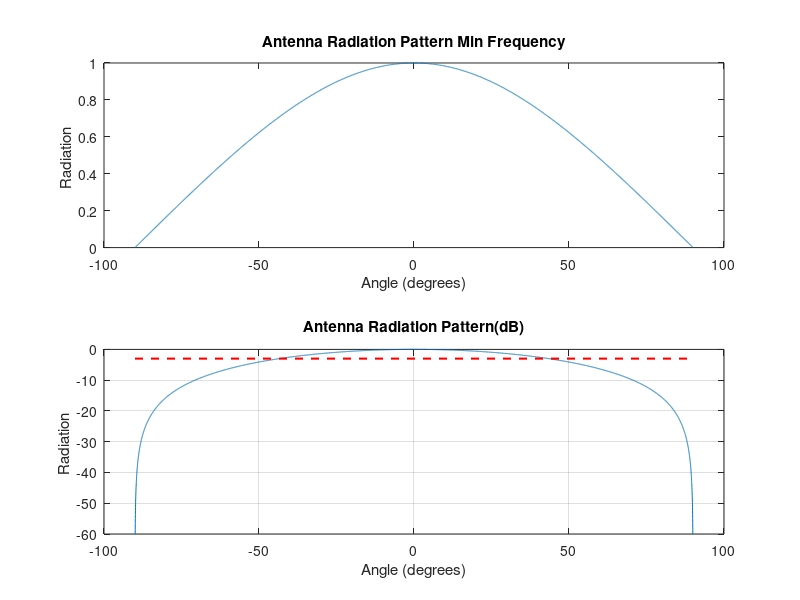
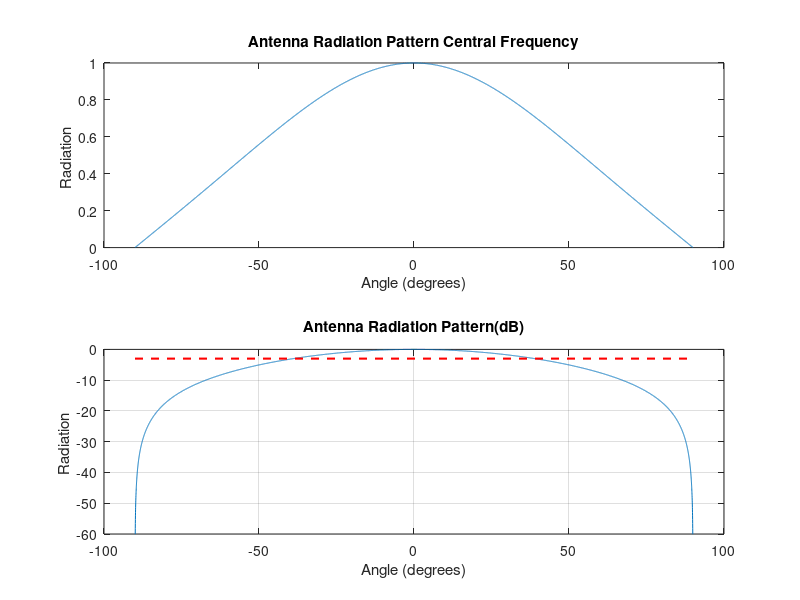
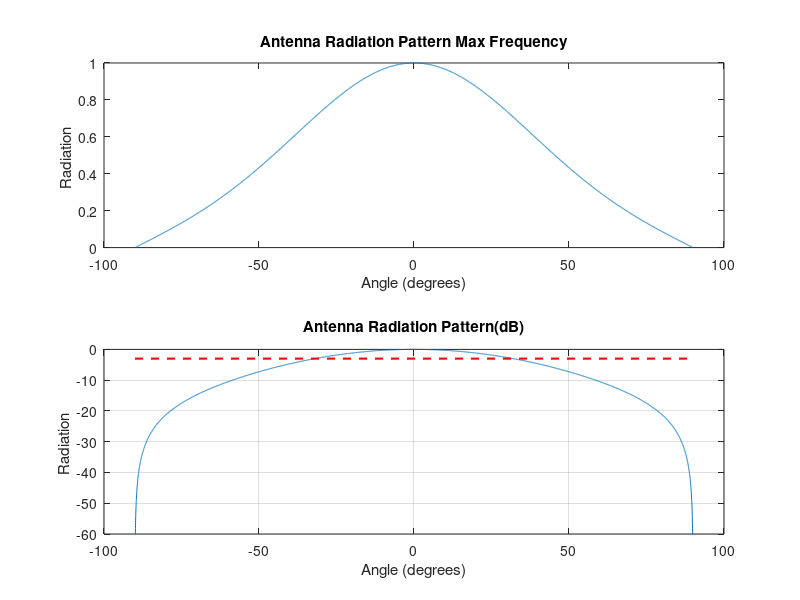
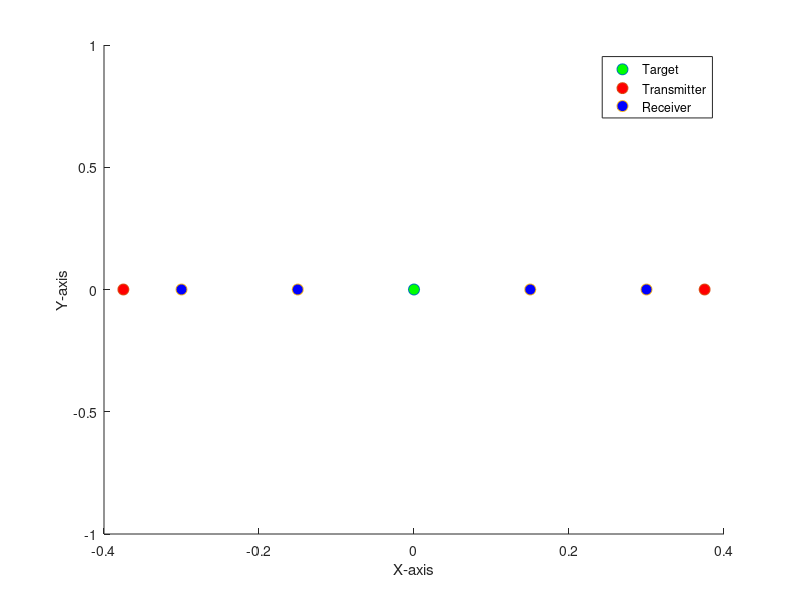

These charts were generated, in order, by the following MATLAB code: (Note: this script raises an error after producing the figures.)
clear;
close all;
clc; 

f = waitbar(0,'Please wait...');

% Start the timer
tic;

%% Defining all the parameters
z_coord = 0;
%Structure of T or a square or X
T = 0; % 1 if T 2 if X
%Numbers of antennas
N_Rx = 5; %Receiver on x-axis
N_Ry = 1; %Receiver on y-axis
% for T/X structure that encapsulate the receivers,
% value on Y should be the number of transmitter , 
% if want it to be in middle choose 1
%N_Tx can be left as one or zero for middle case
%ex , 6 => 24  or 4*N_Ty transmitter in total
N_Tx = 2;
N_Ty = 1; 

Total_T = N_Ty*N_Tx;
Total_R = N_Ry*N_Rx;

%%%%%%%%%%%%%%%%%%%%%%%%%%%%%%%%%%%%%%%%%%%%%%%%%%%%%%%%%%%%%%%%%%%%%%%


%Frequency & Spacing
Nf = 101;  %always odd(impair)
c = 3e8;
f_min = 0.5e9;
f_max = 1.5e9;
bande_f = linspace(f_min,f_max,Nf); %If more than 1 frequency
fc = 1e9; %(f_max+f_min)/2;]
lmin = c/f_min;
lmax = c/f_max;
lc = c/fc;
shannon = lc/2;
l_phy = c/(2*fc);


%% Antennas Radiation
% Define angles (in radians)
theta = linspace(-pi/2, pi/2, 10000); % Angles from 0 to 180 degrees

% Define radiation pattern (cosine function for example)
% radiation_pattern = abs(sin(theta)); 
radiation_pattern = cos(theta); 
%radiation_pattern = sqrt(cos(pi/2*cos(theta)).^2);
%radiation_pattern = (cos(cos(pi/2-theta)*(kmin*l_phy)/2) -
%cos((kmin*l_phy)/2))./sin(pi/2-theta);


%%Plot radiation pattern
% subplot(2,1,1);
% plot(rad2deg(theta), (radiation_pattern));
% xlabel('Angle (degrees)');
% ylabel('Radiation ');
% title('Antenna Radiation Pattern');
% subplot(2,1,2);
% plot(rad2deg(theta), 20*log10(radiation_pattern));
% xlabel('Angle (degrees)');
% ylabel('Radiation ');
% ylim([-60 0]);
% title('Antenna Radiation Pattern(dB)');
% grid on;  % Enable gridlines
% 
% % Add -3dB reference line
% hold on;
% ref_level = -3;  % -3dB reference level
% plot([rad2deg(min(theta)), rad2deg(max(theta))], [ref_level, ref_level], 'r--', 'LineWidth', 1.5);
% text(200, -5, '-3dB', 'Color', 'red', 'FontSize', 12);  % Add label
% hold off;
%%%%%%%%%%%%%%%%%%%%%%%%%%%%%%%%%%%%%%%%%%%%%%%%%%%%%%%%%%%%%


%Length of the line
% Lx = shannon*N_Rx
Lx = 0;
Ly = 0;
spaceRx = Lx/N_Rx;
spaceRy = Ly/N_Ry;

if Lx == 0 && Ly == 0
    %Finding the place of the receiving antennas centered on 0
    minRx = (-1)*((N_Rx-1)*shannon)/2;
    maxRx = ((N_Rx-1)*shannon)/2;
    minRy = (-1)*((N_Ry-1)*shannon)/2;
    maxRy = ((N_Ry-1)*shannon)/2;
    %Finding the place of the transmitting antennas centered on 0
    minTx = -1*(shannon*(N_Tx-1)*N_Rx)/2;
    maxTx = (shannon*(N_Tx-1)*N_Rx)/2;
    minTy = (-1)*((N_Ty-1)*shannon)/2;
    maxTy = ((N_Ty-1)*shannon)/2;
else
    %Finding the place of the receiving antennas centered on 0
    minRx = (-1)*Lx/2;
    maxRx = Lx/2;
    minRy = (-1)*Ly/2;
    maxRy = Ly/2;
    %Finding the place of the transmitting antennas centered on 0
    if N_Tx == 1
        minTx = 0;
        maxTx = 0;
    else
        minTx = minRx - spaceRx;
        maxTx = maxRx + spaceRx;
        minTy = minRy - spaceRy;
        maxTy = maxRy + spaceRy;
    end 
end
Y_voxels = 0;
%%%%%%%%%%%%%%%%%%%%%%%%%%%%%%%%%%%%%%%%%%%%%%%%%%%%%%%%%%%%%%%%%%%%%%%%%%%

%% Creating a coordinate for the receiving antennas
X_R = zeros(N_Rx,N_Ry,3);
if N_Ry == 1
    yR_coord = 0;
    for i = 1:N_Ry
        X_R(:,i,1) = linspace(minRx, maxRx,N_Rx); 
        X_R(:,i,2) = yR_coord; 
        X_R(:,i,3) = z_coord;
    end
else
    yR_coord = linspace(minRy,maxRy,N_Ry);
    for i = 1:N_Ry
        %X_R(:,i,1) = 0.3; 
        X_R(:,i,1) = linspace(minRx, maxRx,N_Rx); 
        X_R(:,i,2) = yR_coord(i); 
        X_R(:,i,3) = z_coord;
    end
end

%%%%%%%%%%%%%%%%%%%%%%%%%%%%%%%%%%%%%%%%%%%%%%%%%%%%%%%%%%%%%%%%%%%%%%%%%%%
%% Creating a coordinate for the transmitting antennas
X_T = zeros(N_Tx,N_Ty,3);

% If want to choose the placement of the transmittter
% X_T(1,:) = [0,0,0];
% X_T(2,:) = [0,0,0];

% If want to create a well coordinated transmittter 
% The transmitters are place at the end of the line for even number
% They are always centered on zero for odd number of transmitter
if N_Ty == 1
    yT_coord = 0;
    Y_voxels = yT_coord;
    for i = 1:N_Ty
        X_T(:,i,1) = linspace(minTx, maxTx,N_Tx); 
        %X_T(:,i,1) = 0.3;
        X_T(:,i,2) = yT_coord; 
        X_T(:,i,3) = z_coord;
    end
else
    yT_coord = linspace(minTy,maxTy,N_Ty);
    for i = 1:N_Ty
        X_T(:,i,1) = linspace(minTx, maxTx,N_Tx); 
        X_T(:,i,2) = yT_coord(i); 
        X_T(:,i,3) = z_coord;
    end
end
%%%%%%%%%%%%%%%%%%%%%%%%%%%%%%%%%%%%%%%%%%%%%%%%%%%%%%%%%%%%%%%%%%%%%%%%%%%
%% T shaped structure of receiving antennas
if T==1
    n = round(N_Rx/2);
    temp = X_R(:,:,:);
    if mod(N_Rx,2) == 0
        disp('Even');
        X_R = temp(n,:,:);
        X_R(:,:,1) = X_R(:,:,1)+(shannon/2);
        temp(:,:,2) = temp(:,:,2)+(shannon/2);
        for g=1:N_Rx
            X_R(2,g,:) = temp(g,n,:);
        end
        X_R(:,:,2) = X_R(:,:,2);
    else
        X_R = temp(n,:,:);
        for g=1:N_Rx
            X_R(2,g,:) = temp(g,n,:);
        end
    end
    r = size(X_R);
    Total_R = r(1)*r(2);
%Additional antennas for T shaped structure
    maxRX = max(max(X_R(:,:,1)));
    minRX = min(min(X_R(:,:,1)));
    maxRY = max(max(X_R(:,:,2)));
    minRY = min(min(X_R(:,:,2)));
    newYT = X_R(1,1,1);
    newXT = X_R(2,2,2);
    tempt = zeros(N_Tx,4,3);
    for i =1:N_Tx
        %X-axis
        maxRX = maxRX+shannon/2;
        tempt(i,1,1) = maxRX;
        tempt(i,1,2) = newYT;
        tempt(i,1,3) = z_coord;
        minRX= minRX-shannon/2;
        tempt(i,2,1) = minRX;
        tempt(i,2,2) = newYT;
        tempt(i,2,3) = z_coord;
        %Y-axis
        maxRY = maxRY+shannon/2;
        tempt(i,3,1) = newXT;
        tempt(i,3,2) = maxRY;
        tempt(i,3,3) = z_coord;
        minRY= minRY-shannon/2;
        tempt(i,4,1) = newXT;
        tempt(i,4,2) = minRY;
        tempt(i,4,3) = z_coord; 
    end
    X_T =tempt;
    newT = size(X_T);
    Total_T = newT(2)*newT(1);
end
%% X-shaped structure
if T==2
    n = round(N_Rx/2);
    if mod(N_Rx,2) == 0
        disp('Even');
        for i = 1 :N_Ry
            temp(i,1,:) = X_R(i,i,:);
            temp(i,2,:) = X_R(i,N_Rx-(i-1),:);
        end
    else
        disp('Odd');
        for i = 1 :N_Ry
            if i == n
                temp(i,1,:) = X_R(i,i,:);
            else
                temp(i,1,:)= X_R(i,i,:) ;
                temp(i,2,:) = X_R(N_Rx-(i-1),i,:);
            end
        end
    end
    X_R = temp;
    r = size(X_R);
    Total_R = r(1)*r(2);
    maxRX = max(max(X_R(:,:,1)));
    minRX = min(min(X_R(:,:,1)));
    maxRY = max(max(X_R(:,:,2)));
    minRY = min(min(X_R(:,:,2)));
    if N_Tx ~= 0
        tempt = zeros(N_Ty,4,3);
        for i =1:N_Ty
            maxRX = maxRX+shannon/4;
            minRX= minRX-shannon/4;
            maxRY = maxRY+shannon/4;
            minRY = minRY - shannon/4;
            %Highest points
            tempt(i,1,1) = maxRX;
            tempt(i,1,2) = maxRY;
            tempt(i,1,3) = z_coord;
            tempt(i,2,1) = minRX;
            tempt(i,2,2) = maxRY;
            tempt(i,2,3) = z_coord;
            %Lowest points
            tempt(i,3,1) = maxRX;
            tempt(i,3,2) = minRY;
            tempt(i,3,3) = z_coord;
            tempt(i,4,1) = minRX;
            tempt(i,4,2) = minRY;
            tempt(i,4,3) = z_coord;
        end
    else
        tempt= zeros(1,1,3);
    end
    X_T =tempt;
    newT = size(X_T);
    Total_T = newT(2)*newT(1);
end
%%%%%%%%%%%%%%%%%%%%%%%%%%%%%%%%%%%%%%%%%%%%%%%%%%%%%%%%%%%%%%%%%%%%%%%%%%%

%%  Square receiver
if T==3
    maxRX = shannon/4+shannon*(N_Tx/2-1);
    minRX= -shannon/4+shannon*(N_Tx/2-1);
    maxRY =shannon/4+shannon*(N_Tx/2-1);
    minRY = -shannon/4+shannon*(N_Tx/2-1);
    ecart = round(N_Tx-2);
    if N_Rx ~= 0
        tempt = zeros(N_Ry,16,3);
        for i =1:N_Ry
            %Highest points
            tempt(i,1,1) = maxRX+shannon*i;
            tempt(i,1,2) = maxRY+shannon*i;
            tempt(i,1,3) = z_coord;
            tempt(i,2,1) = maxRX+shannon*i;
            tempt(i,2,2) = minRY+shannon*i;
            tempt(i,2,3) = z_coord;
            tempt(i,3,1) = minRX+shannon*i;
            tempt(i,3,2) = maxRY+shannon*i;
            tempt(i,3,3) = z_coord;
            tempt(i,4,1) = minRX+shannon*i;
            tempt(i,4,2) = minRY+shannon*i;
            tempt(i,4,3) = z_coord;

            tempt(i,5,1) = minRX - shannon*(i+ecart);
            tempt(i,5,2) = maxRY + shannon*(i);
            tempt(i,5,3) = z_coord;
            tempt(i,6,1) = minRX - shannon*(i+ecart);
            tempt(i,6,2) = minRY+shannon*(i);
            tempt(i,6,3) = z_coord;
            tempt(i,7,1) = maxRX-shannon*(i+ecart);
            tempt(i,7,2) = maxRY+shannon*(i);
            tempt(i,7,3) = z_coord;
            tempt(i,8,1) = maxRX-shannon*(i+ecart);
            tempt(i,8,2) = minRY+shannon*(i);
            tempt(i,8,3) = z_coord;

            %Lowest points
            tempt(i,9,1) = minRX - shannon*(i+ecart);
            tempt(i,9,2) = maxRY - shannon*(i+ecart);
            tempt(i,9,3) = z_coord;
            tempt(i,10,1) = minRX - shannon*(i+ecart);
            tempt(i,10,2) = minRY-shannon*(i+ecart);
            tempt(i,10,3) = z_coord;
            tempt(i,11,1) = maxRX - shannon*(i+ecart);
            tempt(i,11,2) = minRY-shannon*(i+ecart);
            tempt(i,11,3) = z_coord;
            tempt(i,12,1) = maxRX-shannon*(i+ecart);
            tempt(i,12,2) = maxRY-shannon*(i+ecart);
            tempt(i,12,3) = z_coord;
            
            tempt(i,13,1) = maxRX+shannon*(i);
            tempt(i,13,2) = minRY-shannon*(i+ecart);
            tempt(i,13,3) = z_coord;
            tempt(i,14,1) = maxRX+shannon*(i);
            tempt(i,14,2) = maxRY-shannon*(i+ecart);
            tempt(i,14,3) = z_coord;
            tempt(i,15,1) = minRX+shannon*i;
            tempt(i,15,2) = minRY-shannon*(i+ecart);
            tempt(i,15,3) = z_coord;
            tempt(i,16,1) = minRX+shannon*i;
            tempt(i,16,2) = maxRY-shannon*(i+ecart);
            tempt(i,16,3) = z_coord;
        end
    else
        tempt= zeros(1,1,3);
    end
    X_R =tempt;
    newR = size(X_R);
    Total_R = newR(2)*newR(1);
end
%%%%%%%%%%%%%%%%%%%%%%%%%%%%%%%%%%%%%%%%%%%%%%%%%%%%%%%%%%%%%%%%%
%% Placing a Target into the surface z = zc

%List of target(s) with its coordinates
X_C(1,1,:) = [0,0,0.5]; 
% X_C(2,1,:) = [1,0,2];
% X_C(3,1,:) = [0.6,0.6,4.2];

x_cible = X_C(1,1,1);
y_cible = X_C(1,1,2);
z_cible = X_C(1,1,3);

N_cible = length(X_C(:))/3; %Number of target
%%%%%%%%%%%%%%%%%%%%%%%%%%%%%%%%%%%%%%%%%%%%%%%%%%%%%%%%%%%%%%%%%%%%%%%%%%%
waitbar(.2,f,'Loading your data');
%% Distances for each Receiver with target
nR = size(X_R);
distancesList_R = zeros(nR(1),nR(2),N_cible);
for h = 1:N_cible
    for i = 1:nR(2)
        for j = 1:nR(1)
            distancesList_R(j,i,h) = sqrt((X_R(j,i,1) - X_C(h,1)).^2 + (X_R(j,i,2) - X_C(h,2)).^2 + (X_R(j,i,3) - X_C(h,3)).^2);
        end
    end
end
distancesList_R = reshape(distancesList_R,[Total_R,N_cible]);
% distances for each Receiver with target
nT = size(X_T);
distancesList_T = zeros(nT(1),nT(2),N_cible); % based on the number of transmitter on X and Y and number of targets
for h = 1:N_cible
    for i = 1:nT(2)
        for j = 1:nT(1)
            distancesList_T(j,i,h) = sqrt((X_T(j,i,1) - X_C(h,1)).^2 + (X_T(j,i,2) - X_C(h,2)).^2 + (X_T(j,i,3) - X_C(h,3)).^2);
        end
    end
end
distancesList_T = reshape(distancesList_T,[Total_T,N_cible]);
%%%%%%%%%%%%%%%%%%%%%%%%%%%%%%%%%%%%%%%%%%%%%%%%%%%%%%%%%%%%%%%%%%%%%%%%%%%

%% Paramaters for the voxels

% L_XVoxels = 6;
XVoxels_min = -3;
XVoxels_max = 3;
N_XVoxels = 51;

% L_ZVoxels = 6;
ZVoxels_min = 0;
ZVoxels_max = 5;
N_ZVoxels = 51; 

YVoxels_min =  -3+Y_voxels;
YVoxels_max = 3+Y_voxels;
N_YVoxels = 51; 

XV = linspace(XVoxels_min, XVoxels_max,N_XVoxels);
ZV = linspace(ZVoxels_min, ZVoxels_max,N_ZVoxels);
YV = linspace(YVoxels_min, YVoxels_max,N_YVoxels);

%% Voxels for X-Z plane with Y cte
Voxels1 = zeros(N_XVoxels,N_ZVoxels,3);

yVoxels_coord = y_cible;
for i=1:N_XVoxels
    for j=1:N_ZVoxels
        Voxels1(i,j,1) = XV(i);
        Voxels1(i,j,2) = yVoxels_coord;
        Voxels1(i,j,3) = ZV(j);
    end
end

%%%%%%%%%%%%%%%%%%%%%%%%%%%%%%%%%%%%%%%%%%%%%%%%%%%%%%%%%%%%%%%%%%%%%%%%%%%
%% Voxels for X-Y plane with Z cte

Voxels2 = zeros(N_XVoxels,N_YVoxels,3);

zVoxels_coord = z_cible;
for i=1:N_XVoxels
    for j=1:N_YVoxels
        Voxels2(i,j,1) = XV(i);
        Voxels2(i,j,2) = YV(j);
        Voxels2(i,j,3) = zVoxels_coord;
    end
end
%%%%%%%%%%%%%%%%%%%%%%%%%%%%%%%%%%%%%%%%%%%%%%%%%%%%%%%%%%%%%%%%%%%%%%%%%%%
%% Voxels for Y-Z plane with X cte

Voxels3 = zeros(N_YVoxels,N_ZVoxels,3);

xVoxels_coord = x_cible;
for i=1:N_YVoxels
    for j=1:N_ZVoxels
        Voxels3(i,j,1) = xVoxels_coord;
        Voxels3(i,j,2) = YV(i);
        Voxels3(i,j,3) = ZV(j);
    end
end
%%%%%%%%%%%%%%%%%%%%%%%%%%%%%%%%%%%%%%%%%%%%%%%%%%%%%%%%%%%%%%%%%%%%%%%%%%%
%% Distance between Transmitter and Voxels Ycte

nTV = size(X_T);
distancesList_TV1 = zeros(N_XVoxels,N_ZVoxels,nTV(1),nTV(2));
for h = 1:N_XVoxels
    for i = 1:N_ZVoxels 
        for j = 1:nTV(1) 
            for k=1:nTV(2)
            distancesList_TV1(h,i,j,k) = sqrt((X_T(j,k,1) - Voxels1(h,i,1)).^2 + (X_T(j,k,2) - Voxels1(h,i,2)).^2 + (X_T(j,k,3) - Voxels1(h,i,3)).^2);
            end
        end
    end
end

distancesList_TV1 = reshape(distancesList_TV1,[N_XVoxels,N_ZVoxels,Total_T]);

waitbar(.4,f,'Loading your data');
%% Distance between Receiver and Voxels Zcte
nRV = size(X_R);
distancesList_RV1 = zeros(N_XVoxels,N_ZVoxels,nRV(1),nRV(2));
for h = 1:N_XVoxels
    for i = 1:N_ZVoxels 
        for j = 1:nRV(1) 
            for k=1:nRV(2)
            distancesList_RV1(h,i,j,k) = sqrt((X_R(j,k,1) - Voxels1(h,i,1)).^2 + (X_R(j,k,2) - Voxels1(h,i,2)).^2 + (X_R(j,k,3) - Voxels1(h,i,3)).^2);
            end
        end
    end
end

distancesList_RV1 = reshape(distancesList_RV1,[N_XVoxels,N_ZVoxels,Total_R]);
%%%%%%%%%%%%%%%%%%%%%%%%%%%%%%%%%%%%%%%%%%%%%%%%%%%%%%%%%%%%%%%%%%%%%%%%%%%
%% Distance between Transmitter and Voxels Zcte

nTV = size(X_T);
distancesList_TV2 = zeros(N_XVoxels,N_YVoxels,nTV(1),nTV(2));
for h = 1:N_XVoxels
    for i = 1:N_YVoxels 
        for j = 1:nTV(1) 
            for k=1:nTV(2)
            distancesList_TV2(h,i,j,k) = sqrt((X_T(j,k,1) - Voxels2(h,i,1)).^2 + (X_T(j,k,2) - Voxels2(h,i,2)).^2 + (X_T(j,k,3) - Voxels2(h,i,3)).^2);
            end
        end
    end
end

distancesList_TV2 = reshape(distancesList_TV2,[N_XVoxels,N_YVoxels,Total_T]);

%% Distance between Receiver and Voxels
nRV = size(X_R);
distancesList_RV2 = zeros(N_XVoxels,N_YVoxels,nRV(1),nRV(2));
for h = 1:N_XVoxels
    for i = 1:N_YVoxels 
        for j = 1:nRV(1) 
            for k=1:nRV(2)
            distancesList_RV2(h,i,j,k) = sqrt((X_R(j,k,1) - Voxels2(h,i,1)).^2 + (X_R(j,k,2) - Voxels2(h,i,2)).^2 + (X_R(j,k,3) - Voxels2(h,i,3)).^2);
            end
        end
    end
end

distancesList_RV2 = reshape(distancesList_RV2,[N_XVoxels,N_YVoxels,Total_R]);
%%%%%%%%%%%%%%%%%%%%%%%%%%%%%%%%%%%%%%%%%%%%%%%%%%%%%%%%%%%%%%%%%%%%%%%%%%%
%% Distance between Transmitter and Voxels X cte

nTV = size(X_T);
distancesList_TV3 = zeros(N_YVoxels,N_ZVoxels,nTV(1),nTV(2));
for h = 1:N_YVoxels
    for i = 1:N_ZVoxels 
        for j = 1:nTV(1) 
            for k=1:nTV(2)
            distancesList_TV3(h,i,j,k) = sqrt((X_T(j,k,1) - Voxels3(h,i,1)).^2 + (X_T(j,k,2) - Voxels3(h,i,2)).^2 + (X_T(j,k,3) - Voxels3(h,i,3)).^2);
            end
        end
    end
end
distancesList_TV3 = reshape(distancesList_TV3,[N_YVoxels,N_ZVoxels,Total_T]);
%% Distance between Receiver and Voxels
nRV = size(X_R);
distancesList_RV3 = zeros(N_YVoxels,N_ZVoxels,nRV(1),nRV(2));
for h = 1:N_YVoxels
    for i = 1:N_ZVoxels 
        for j = 1:nRV(1) 
            for k=1:nRV(2)
            distancesList_RV3(h,i,j,k) = sqrt((X_R(j,k,1) - Voxels3(h,i,1)).^2 + (X_R(j,k,2) - Voxels3(h,i,2)).^2 + (X_R(j,k,3) - Voxels3(h,i,3)).^2);
            end
        end
    end
end
distancesList_RV3 = reshape(distancesList_RV3,[N_YVoxels,N_ZVoxels,Total_R]);
%%%%%%%%%%%%%%%%%%%%%%%%%%%%%%%%%%%%%%%%%%%%%%%%%%%%%%%%%%%%%%%%%%%%%%%%%%%
waitbar(.55,f,'Calculating Test field');
%%%%%%%%%%%%%%%%%%%%%%%%%%%%%%%%%%%%%%%%%%%%%%%%%%%%%%%%%%%%%%%%%%%%%%%%%%%
%% Champ Test
Tangles = zeros(Total_T,N_cible);
Rangles = zeros(Total_R,N_cible);
S = zeros(Nf,Total_T,Total_R,N_cible);
radiation = 3;
takeWavelength = 1;

fctrue = true;
fmintrue = true;
fmaxtrue = true;

newX_R = reshape(X_R,[Total_R,1,3]);
newX_T = reshape(X_T,[Total_T,1,3]);

for l = 1:Nf
    sigma = 1;
    for o = 1:N_cible
        for m = 1:Total_T%Number of Transmitter
            for n = 1:Total_R %Number of Receiver
                lambda = c/bande_f(l);
                term = lambda/sqrt(4*pi);
                k = 2*pi/lambda;

                if takeWavelength == 0
                    %Transmitter
                    angT = acos(abs(newX_T(m,1,1)-X_C(o,1,1))/distancesList_T(m,o));
                    Tangles(m,o) = rad2deg(angT(1));
                    radT = interp1(rad2deg(theta), radiation_pattern, Tangles(m,o), 'linear');
                    r1 = distancesList_T(m,o);

                    %Receiver
                    angR = acos(abs(newX_R(n,1,1)-X_C(o,1,1))/distancesList_R(n,o));
                    Rangles(n,o) = rad2deg(angR(1));
                    radR = interp1(rad2deg(theta), radiation_pattern, Rangles(n,o), 'linear');
                    phase = -2i*pi*bande_f(l)/c;
                    r2 = distancesList_R(n,o);

                else
                    %Radiation
                    radiation_pattern = (cos(cos(pi/2-theta)*(k*l_phy)/2) - cos((k*l_phy)/2))./sin(pi/2-theta);
                    radiation_pattern = radiation_pattern/max(radiation_pattern);

                    %%Plot radiation pattern
                    if (bande_f(l) == fc && fctrue == true)
                        fctrue = -fctrue;
                        figure;
                        subplot(2,1,1);
                        plot(rad2deg(theta), (radiation_pattern));
                        xlabel('Angle (degrees)');
                        ylabel('Radiation ');
                        title('Antenna Radiation Pattern Central Frequency');
                        subplot(2,1,2);
                        plot(rad2deg(theta), 20*log10(radiation_pattern));
                        xlabel('Angle (degrees)');
                        ylabel('Radiation ');
                        ylim([-60 0]);
                        title('Antenna Radiation Pattern(dB)');
                        grid on;  % Enable gridlines

                        % Add -3dB reference line
                        hold on;
                        ref_level = -3;  % -3dB reference level
                        plot([rad2deg(min(theta)), rad2deg(max(theta))], [ref_level, ref_level], 'r--', 'LineWidth', 1.5);
                        text(200, -5, '-3dB', 'Color', 'red', 'FontSize', 12);  % Add label
                        hold off;

                    elseif (bande_f(l)==f_max && fmaxtrue == true)
                        fmaxtrue = -fmaxtrue;
                        figure;
                        subplot(2,1,1);
                        plot(rad2deg(theta), (radiation_pattern));
                        xlabel('Angle (degrees)');
                        ylabel('Radiation ');
                        title('Antenna Radiation Pattern Max Frequency');
                        subplot(2,1,2);
                        plot(rad2deg(theta), 20*log10(radiation_pattern));
                        xlabel('Angle (degrees)');
                        ylabel('Radiation ');
                        ylim([-60 0]);
                        title('Antenna Radiation Pattern(dB)');
                        grid on;  % Enable gridlines

                        % Add -3dB reference line
                        hold on;
                        ref_level = -3;  % -3dB reference level
                        plot([rad2deg(min(theta)), rad2deg(max(theta))], [ref_level, ref_level], 'r--', 'LineWidth', 1.5);
                        text(200, -5, '-3dB', 'Color', 'red', 'FontSize', 12);  % Add label
                        hold off;

                    elseif (bande_f(l)==f_min && fmintrue == true)
                        fmintrue = -fmintrue;
                        figure;
                        subplot(2,1,1);
                        plot(rad2deg(theta), (radiation_pattern));
                        xlabel('Angle (degrees)');
                        ylabel('Radiation ');
                        title('Antenna Radiation Pattern Min Frequency');
                        subplot(2,1,2);
                        plot(rad2deg(theta), 20*log10(radiation_pattern));
                        xlabel('Angle (degrees)');
                        ylabel('Radiation ');
                        ylim([-60 0]);
                        title('Antenna Radiation Pattern(dB)');
                        grid on;  % Enable gridlines

                        % Add -3dB reference line
                        hold on;
                        ref_level = -3;  % -3dB reference level
                        plot([rad2deg(min(theta)), rad2deg(max(theta))], [ref_level, ref_level], 'r--', 'LineWidth', 1.5);
                        text(200, -5, '-3dB', 'Color', 'red', 'FontSize', 12);  % Add label
                        hold off;
                    end

                    %Transmitter
                    angT = acos(abs(newX_T(m,1,1)-X_C(o,1,1))/distancesList_T(m,o));
                    Tangles(m,o) = 90-rad2deg(angT(1));
                    radT = interp1(rad2deg(theta), radiation_pattern, Tangles(m,o), 'linear');
                    r1 = distancesList_T(m,o);

                    %Receiver
                    angR = acos(abs(newX_R(n,1,1)-X_C(o,1,1))/distancesList_R(n,o));
                    Rangles(n,o) = 90-rad2deg(angR(1));
                    radR = interp1(rad2deg(theta), radiation_pattern, Rangles(n,o), 'linear');
                    phase = -2i*pi*bande_f(l)/c;
                    r2 = distancesList_R(n,o);
                end

                r = r1 + r2;
                %S (frequence,which Transmitter,which receiver)
                if radiation == 0
                    S(l,m,n,o) = exp(phase*r);
                elseif radiation == 1
                    S(l,m,n,o) = exp(phase*r)/(4*pi*r1*4*pi*r2);
                elseif radiation == 2
                    S(l,m,n,o) = exp(phase*r)*abs(radT)*abs(radR);
                elseif radiation == 3
                    S(l,m,n,o) = term*sigma*exp(phase*r)*sqrt(abs(radT))*sqrt(abs(radR))/(4*pi*r1*r2);
                end
            end
        end
    end
end

m1 = abs(max(max(max(max(S(:,:,:,1))))));

if N_cible > 1
    m2 = abs(max(max(max(max(S(:,:,:,2))))));
    gain = m1/m2;

    if m1 > m2
        disp('Test field for 1st target is higher');
        disp(gain);
        disp('First target')
        disp(string(X_C(1,1,1)) + " "  + string(X_C(1,1,2)) + " " +  string(X_C(1,1,3)));
        disp('2nd target')
        disp(string(X_C(2,1,1)) + " "  + string(X_C(2,1,2)) + " " +  string(X_C(2,1,3)));

    else
        disp('Test field for 2nd target is higher');
        disp('First target')
        disp(string(X_C(1,1,1)) + " "  + string(X_C(1,1,2)) + " " +  string(X_C(1,1,3)));
        disp('2nd target')
        disp(string(X_C(2,1,1)) + " "  + string(X_C(2,1,2)) + " " +  string(X_C(2,1,3)));
    end
end

S = sum(S,4);
%%%%%%%%%%%%%%%%%%%%%%%%%%%%%%%%%%%%%%%%%%%%%%%%%%%%%%%%%%%%%%%%%%%%%%%%%%%
waitbar(.6,f,'Calculating Image');

%%%%%%%%%%%%%%%%%%%%%%%%%%%%%%%%%%%%%%%%%%%%%%%%%%%%%%%%%%%%%%%%%%%%%%%%%%%

%% Image with Y constante 
% The formula of Image is taken from Microwave Imaging in Security-Two
% Decades in Innovation by Sherif S.Ahmed on page 193
Image_YCTE = zeros(Nf,N_XVoxels,N_ZVoxels);

for k = 1:Nf
    for n = 1:Total_T % Number of Transmitter
        for o = 1:Total_R % Number of Receiver
            Image_YCTE(k, :, :) = squeeze(Image_YCTE(k, :, :)) + S(k, n, o, :) *exp(((2i * pi * bande_f(k)) / c) * (distancesList_TV1(:, :, n) + distancesList_RV1(:, :, o))); % bande_f(l)
        end
    end
end

TotalImage_YCTE = sum(Image_YCTE,1);
%%%%%%%%%%%%%%%%%%%%%%%%%%%%%%%%%%%%%%%%%%%%%%%%%%%%%%%%%%%%%%%%%%%%%%%%%%%

%% Image with Z constante 
% The formula of Image is taken from Microwave Imaging in Security-Two
% Decades in Innovation by Sherif S.Ahmed on page 193
Image_ZCTE = zeros(Nf,N_XVoxels,N_YVoxels);

for k = 1:Nf
    for n = 1:Total_T %Number of Transmitter
        for o = 1:Total_R %Number of Receiver)
            Image_ZCTE(k, :, :) = squeeze(Image_ZCTE(k, :, :))+ S(k, n, o, :) * exp(((2i * pi * bande_f(k)) / c) * (distancesList_TV2(:, :, n) + distancesList_RV2(:, :, o))); % bande_f(l)
        end
    end
end

TotalImage_ZCTE = sum(Image_ZCTE,1);
%%%%%%%%%%%%%%%%%%%%%%%%%%%%%%%%%%%%%%%%%%%%%%%%%%%%%%%%%%%%%%%%%%%%%%%%%%%
%% Image with X constante 
% The formula of Image is taken from Microwave Imaging in Security-Two
% Decades in Innovation by Sherif S.Ahmed on page 193
Image_XCTE = zeros(Nf,N_YVoxels,N_ZVoxels);

for k = 1:Nf
    for n = 1:Total_T %Number of Transmitter
        for o = 1:Total_R %Number of Receiver
            Image_XCTE(k, :, :) = squeeze(Image_XCTE(k, :, :))+ S(k, n, o, :) * exp(((2i * pi * bande_f(k)) / c) * (distancesList_TV3(:, :, n) + distancesList_RV3(:, :, o)));
        end
    end
end
TotalImage_XCTE = sum(Image_XCTE,1);
%%%%%%%%%%%%%%%%%%%%%%%%%%%%%%%%%%%%%%%%%%%%%%%%%%%%%%%%%%%%%%%%%%%%%%%%%%%
waitbar(.65,f,'Image construction');
%%%%%%%%%%%%%%%%%%%%%%%%%%%%%%%%%%%%%%%%%%%%%%%%%%%%%%%%%%%%%%%%%%%%%%%%%%%
%% Define a grid of points for the Antennas, Voxels and Target(s
%For Y cte
figure;
%subplot(1,3,1);
plot3(X_C(:,1), X_C(:,2), X_C(:,3), 'o', 'MarkerSize', 8, 'MarkerFaceColor', 'g');
hold on;
plot3(X_T(:,:,1), X_T(:,:,2), X_T(:,:,3), 'o', 'MarkerSize', 8, 'MarkerFaceColor', 'r');

plot3(X_R(:,:,1), X_R(:,:,2), X_R(:,:,3), 'o', 'MarkerSize', 8, 'MarkerFaceColor', 'b');

%plot3(Voxels1(:,:,1), Voxels1(:,:,2), Voxels1(:,:,3), 'o', 'MarkerSize', 8, 'MarkerFaceColor', 'y');
% Add labels and title
xlabel('X-axis');
ylabel('Y-axis');
zlabel('Z-axis');
legend('Target','Transmitter', 'Receiver',  'Location', 'Northeast');
%legend('Transmitter', 'Receiver', 'Target', 'Voxels', 'Location', 'Northeast');
view(0,90);
% 
% %For Z cte
% subplot(1,3,2);
% plot3(X_T(:,:,1), X_T(:,:,2), X_T(:,:,3), 'x', 'MarkerSize', 8, 'MarkerFaceColor', 'r');
% hold on;
% plot3(X_R(:,:,1), X_R(:,:,2), X_R(:,:,3), 'o', 'MarkerSize', 8, 'MarkerFaceColor', 'b');
% plot3(X_C(:,1), X_C(:,2), X_C(:,3), 'o', 'MarkerSize', 8, 'MarkerFaceColor', 'g');
% plot3(Voxels2(:,:,1), Voxels2(:,:,2), Voxels2(:,:,3), 'o', 'MarkerSize', 8, 'MarkerFaceColor', 'y');
% % Add labels and title
% xlabel('X-axis');
% ylabel('Y-axis');
% zlabel('Z-axis');
% % legend('Transmitter', 'Receiver', 'Target', 'Location', 'Northeast');
% legend('Transmitter', 'Receiver', 'Target', 'Voxels', 'Location', 'Northeast');
% view(0,90);
% 
% %For X cte
% subplot(1,3,3);
% plot3(X_T(:,:,1), X_T(:,:,2), X_T(:,:,3), 'x', 'MarkerSize', 8, 'MarkerFaceColor', 'r');
% hold on;
% plot3(X_R(:,:,1), X_R(:,:,2), X_R(:,:,3), 'o', 'MarkerSize', 8, 'MarkerFaceColor', 'b');
% plot3(X_C(:,1), X_C(:,2), X_C(:,3), 'o', 'MarkerSize', 8, 'MarkerFaceColor', 'g');
% plot3(Voxels3(:,:,1), Voxels3(:,:,2), Voxels3(:,:,3), 'o', 'MarkerSize', 8, 'MarkerFaceColor', 'y');
% % Add labels and title
% xlabel('X-axis');
% ylabel('Y-axis');
% zlabel('Z-axis');
% % legend('Transmitter', 'Receiver', 'Target', 'Location', 'Northeast');
% legend('Transmitter', 'Receiver', 'Target', 'Voxels', 'Location', 'Northeast');
% view(0,90);

%%%%%%%%%%%%%%%%%%%%%%%%%%%%%%%%%%%%%%%%%%%%%%%%%%%%%%%%%%%%%%%%%%%%%%%%%%%
waitbar(.8,f,'Plotting ');
%%%%%%%%%%%%%%%%%%%%%%%%%%%%%%%%%%%%%%%%%%%%%%%%%%%%%%%%%%%%%%%%%%%%%%%%%%%

%% Reshaping TotalImage to match the dimensions expected by surf
TotalImageReshaped_YCTE = reshape(abs(TotalImage_YCTE), [N_XVoxels,N_ZVoxels]);
max1 = max(max(TotalImageReshaped_YCTE));

TotalImageReshaped_ZCTE = reshape(abs(TotalImage_ZCTE), [N_XVoxels,N_YVoxels]);
max2 = max(max(TotalImageReshaped_ZCTE));

TotalImageReshaped_XCTE = reshape(abs(TotalImage_XCTE), [N_YVoxels,N_ZVoxels]);
max3 =max(max(TotalImageReshaped_XCTE));

Totalmax = [max1,max2,max3];
BigMax =max(Totalmax);


% Create a scatter plot Y ct
% Create grids X and Z
[X1,Z1] = meshgrid(ZV, XV);

TotalImageReshaped_YCTE_Normalize =TotalImageReshaped_YCTE/BigMax;
% Find the maximum value and its indices
[maxValueY, maxIndexY] = max(TotalImageReshaped_YCTE_Normalize(:));
[rowY, colY] = ind2sub(size(TotalImageReshaped_YCTE_Normalize), maxIndexY);

% Plotting the 3D image with a heatmap colorbar
figure;
subplot(1,2,1);
surf(X1, Z1,TotalImageReshaped_YCTE_Normalize, 'EdgeColor', 'none');
shading("interp");
xlabel('Z-axis');
ylabel('X-axis');
title('3D Image Plot with Y cte=' + string(yVoxels_coord) +' of target on  [' + string(X_C(:,1)) + ',' + string(X_C(:,2)) + ',' + string(X_C(:,3)) + ']' );

% Adjusting view angle
view(90, -90); % Change the view angle as needed

% Adding a colorbar
colorbar;
clim([0 1]);

dB = 20*log10(TotalImageReshaped_YCTE_Normalize);

subplot(1,2,2);
surf(X1, Z1, dB);
shading("interp");
xlabel('Z-axis');
ylabel('X-axis');
title('3D Image Plot with Y cte=' + string(yVoxels_coord) +' of target on  [' + string(X_C(:,1)) + ',' + string(X_C(:,2)) + ',' + string(X_C(:,3)) + ']' );
colorbar;
clim([-30 0]);
view(90, -90);

% Save data to MAT file
if radiation == 0
    save('data.mat', 'TotalImage_YCTE','TotalImage_XCTE','TotalImage_ZCTE','TotalImageReshaped_YCTE', 'TotalImageReshaped_ZCTE', 'TotalImageReshaped_XCTE','BigMax','X1','Z1');
elseif radiation == 1
    save('data_rad1.mat','TotalImage_YCTE','TotalImage_ZCTE','TotalImage_XCTE', 'TotalImageReshaped_YCTE', 'TotalImageReshaped_ZCTE', 'TotalImageReshaped_XCTE','BigMax','X1','Z1');
elseif radiation == 2
    save('data_rad2.mat', 'TotalImage_YCTE','TotalImage_ZCTE','TotalImage_XCTE','TotalImageReshaped_YCTE', 'TotalImageReshaped_ZCTE', 'TotalImageReshaped_XCTE','BigMax','X1','Z1');
elseif radiation == 3
    save('data_rad3.mat','TotalImage_YCTE','TotalImage_ZCTE','TotalImage_XCTE', 'TotalImageReshaped_YCTE', 'TotalImageReshaped_ZCTE', 'TotalImageReshaped_XCTE','BigMax','X1','Z1');
end
% %% Create a scatter plot Z cte
% % Create grids X and Z
% [X2,Y2] = meshgrid(YV, XV);
% TotalImageReshaped_ZCTE_Normalize =TotalImageReshaped_ZCTE/BigMax;
% 
% [maxValueZ, maxIndexZ] = max(TotalImageReshaped_ZCTE_Normalize(:));
% [rowZ,colZ] = ind2sub(size(TotalImageReshaped_ZCTE_Normalize), maxIndexZ);
% 
% % Plotting the 3D image with a heatmap colorbar
% figure;
% subplot(1,2,1);
% surf(X2, Y2, TotalImageReshaped_ZCTE_Normalize, 'EdgeColor', 'none');
% shading("interp");
% xlabel('Y-axis');
% ylabel('X-axis');
% title('3D Image Plot with Z cte = '+ string(zVoxels_coord) + ' of target on  [' + string(X_C(:,1)) + ',' + string(X_C(:,2)) + ',' + string(X_C(:,3)) + ']' );
% 
% % Adjusting view angle
% view(90, -90); % Change the view angle as needed
% 
% % Adding a colorbar
% colorbar;
% clim([0 1]);
% 
% subplot(1,2,2);
% surf(X2, Y2, 20*log10(TotalImageReshaped_ZCTE_Normalize), 'EdgeColor', 'none');
% shading("interp");
% xlabel('Y-axis');
% ylabel('X-axis');
% title('3D Image Plot with Z cte = '+ string(zVoxels_coord) + ' of target on  [' + string(X_C(:,1)) + ',' + string(X_C(:,2)) + ',' + string(X_C(:,3)) + ']' );
% 
% colorbar;
% clim([-30 0]);
% view(90, -90);


%% Create a scatter plot X cte
% Create grids Y and Z
% [Y3,Z3] = meshgrid(ZV, YV);
% 
% TotalImageReshaped_XCTE_Normalize =TotalImageReshaped_XCTE/BigMax;
% 
% [maxValueX, maxIndexX] = max(TotalImageReshaped_XCTE_Normalize(:));
% [rowX, colX] = ind2sub(size(TotalImageReshaped_XCTE_Normalize), maxIndexX);
% 
% % Plotting the 3D image with a heatmap colorbar
% figure;
% subplot(1,2,1);
% surf(Y3, Z3, TotalImageReshaped_XCTE_Normalize , 'EdgeColor', 'none');
% shading("interp");
% xlabel('Z-axis');
% ylabel('Y-axis');
% title('3D Image Plot with X cte = ' + string(xVoxels_coord) + ' of target on  [' + string(X_C(:,1)) + ',' + string(X_C(:,2)) + ',' + string(X_C(:,3)) + ']' );
% 
% % Adjusting view angle
% view(90, -90); % Change the view angle as needed
% 
% % Adding a colorbar
% colorbar;
% clim([0 1]);
% 
% dB = 20*log10(TotalImageReshaped_XCTE_Normalize);
% 
% subplot(1,2,2);
% surf(Y3, Z3, dB, 'EdgeColor', 'none');
% shading("interp");
% xlabel('Z-axis');
% ylabel('Y-axis');
% title('3D Image Plot with X cte = ' + string(xVoxels_coord) + ' of target on  [' + string(X_C(:,1)) + ',' + string(X_C(:,2)) + ',' + string(X_C(:,3)) + ']' );
% 
% colorbar;
% clim([-30 0]);
% view(90, -90);
% 
% % Save data to MAT file
% if radiation == 0
%     save('data.mat', 'TotalImage_YCTE','TotalImage_XCTE','TotalImage_ZCTE','TotalImageReshaped_YCTE', 'TotalImageReshaped_ZCTE', 'TotalImageReshaped_XCTE','BigMax','Y3','Z3');
% elseif radiation == 1
%     save('data_rad1.mat','TotalImage_YCTE','TotalImage_ZCTE','TotalImage_XCTE', 'TotalImageReshaped_YCTE', 'TotalImageReshaped_ZCTE', 'TotalImageReshaped_XCTE','BigMax','Y3','Z3');
% elseif radiation == 2
%     save('data_rad2.mat', 'TotalImage_YCTE','TotalImage_ZCTE','TotalImage_XCTE','TotalImageReshaped_YCTE', 'TotalImageReshaped_ZCTE', 'TotalImageReshaped_XCTE','BigMax','Y3','Z3');
% elseif radiation == 3
%     save('data_rad3.mat','TotalImage_YCTE','TotalImage_ZCTE','TotalImage_XCTE', 'TotalImageReshaped_YCTE', 'TotalImageReshaped_ZCTE', 'TotalImageReshaped_XCTE','BigMax','Y3','Z3');
% end
%%%%%%%%%%%%%%%%%%%%%%%%%%%%%%%%%%%%%%%%%%%%%%%%%%%%%%%%%%%%%%%%%%%%%%%%%%%
waitbar(1,f,'Finishing');
%% Stop the timer
elapsed_time = toc;
close(f);
% Display the elapsed time
disp(['Elapsed Time: ' num2str(elapsed_time) ' seconds']);